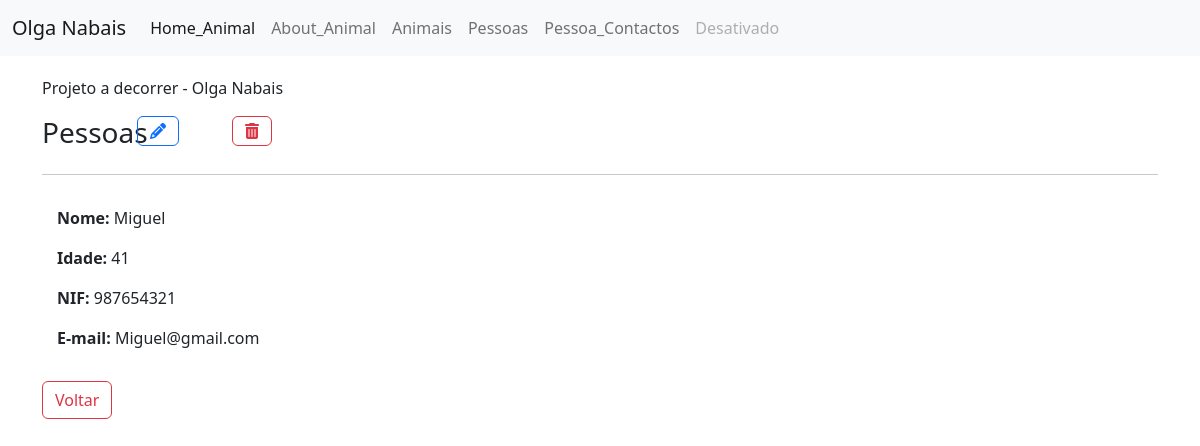
Page /pessoa/detalhe/2/ on the committed database.
### apps/pessoa/models.py (models this page shows, shortened)
class Pessoa(models.Model): # vao ter esta herança dentro do modelo
    nome = models.CharField(max_length=50) # extenção de 50 caracteres
    idade = models.IntegerField() # verbose_name="idade"
    nif = models.CharField(max_length=9)
    email = models.EmailField()

### apps/pessoa/views.py (the view)
# urls.py: path('detalhe/<int:pk>/', PessoaDetailView.as_view(), name='detalhe'),
class PessoaDetailView(DetailView):
    model = Pessoa

### apps/pessoa/templates/pessoa/pessoa_detail.html
{% extends "base.html" %}
{% block content %}
<div class="content-section">
    <div class="row">
        <div class="col-1">
            <h3>Pessoas</h3>
        </div>
        <div class="col-1">
            <a class= "btn btn-outline-primary" href="{% url 'pessoa:detalhe-atualizar' object.id %}"><i class="fa-solid fa-pencil"></i></a>
        </div>
        <div class="col-1">
            <a class= "btn btn-outline-danger" href="{% url 'pessoa:detalhe-eliminar' object.id %}"><i class="fa-solid fa-trash-can"></i></a>
        </div>
    </div>
    <hr>
    <div style="padding:15px">
        <p><b>Nome: </b>{{ object.nome }}</p>
        <p><b>Idade: </b>{{ object.idade }}</p>
        <p><b>NIF: </b>{{ object.nif }}</p>
        <p><b>E-mail: </b>{{ object.email }}</p>
    </div>
    <a class= "btn btn-outline-danger" href="{% url 'pessoa:lista' %}">Voltar</a>
</div>
{% endblock %}

### rows in the picture
Pessoa: nome "Miguel", idade "41", nif "987654321", email "Miguel@gmail.com"
